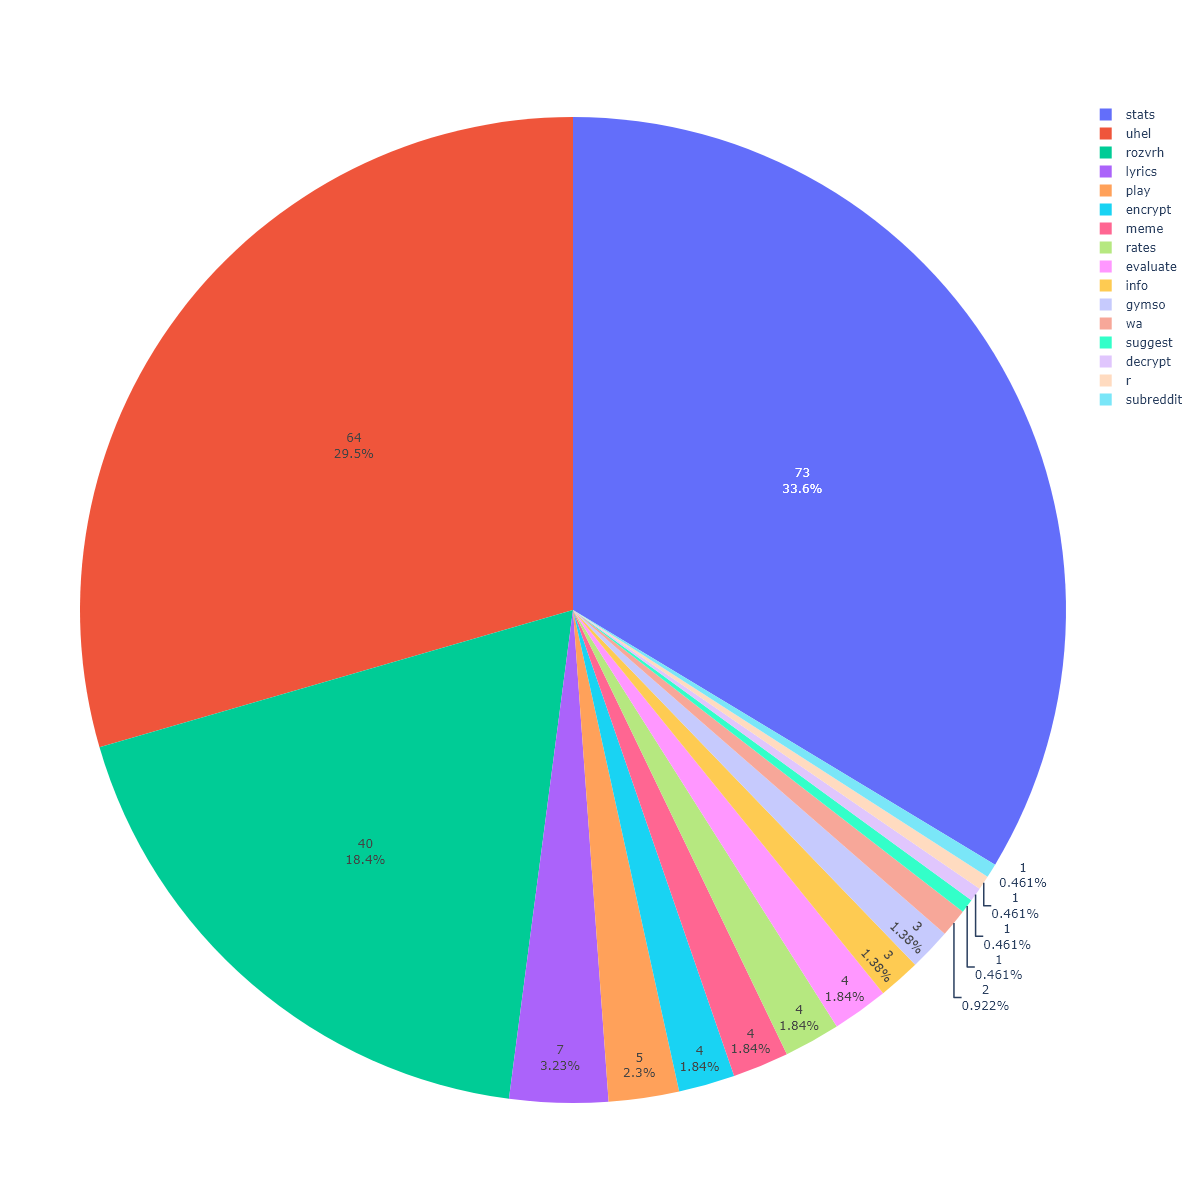

Recreate this plot in Python.
from database import *
from botFunctions import *
from random import randint
import math
import plotly.graph_objects as go

commandCountTotaly = len(commandLog.col_values(1))-1
commandsList = commandLog.col_values(2)[1:]
# commandCountGuild = len([g for g in commandLog.col_values(7) if g == str(msg.channel.guild.id)])
# commandCountChannel = len([g for g in commandLog.col_values(5) if g == str(msg.channel.id)])
mostActiveCommandor = mostFrequent(commandLog.col_values(4))
mostUsedCommand = mostFrequent(commandsList)

commandTimes = commandLog.col_values(1)[1:]

commandTimeUsage = {}
for i, t in enumerate(commandTimes):
    if t[:10] not in commandTimeUsage.keys():
        commandTimeUsage[t[:10]] = []
    commandTimeUsage[t[:10]].append(commandsList[i])

for key in commandTimeUsage.keys():
    commandTimeUsage[key] = count(commandTimeUsage[key])

print(commandTimeUsage)

commandCounts = count(commandsList)

commandTimes = [time.isoformat() for time in map(roundToTheLast30min,map(datetime.fromisoformat, commandTimes))]
commandTimesUno = deleteDuplicates(commandTimes)
commandTimeCounts = [commandTimes.count(t) for t in commandTimesUno]

fig = go.Figure(data=[go.Pie(labels=list(commandCounts.keys()), values=list(commandCounts.values()), textinfo="value+percent")])

fig_bytes = fig.to_image(format="png", width=1200, height=1200)

with open("test.png", "wb") as t:
    t.write(fig_bytes)
